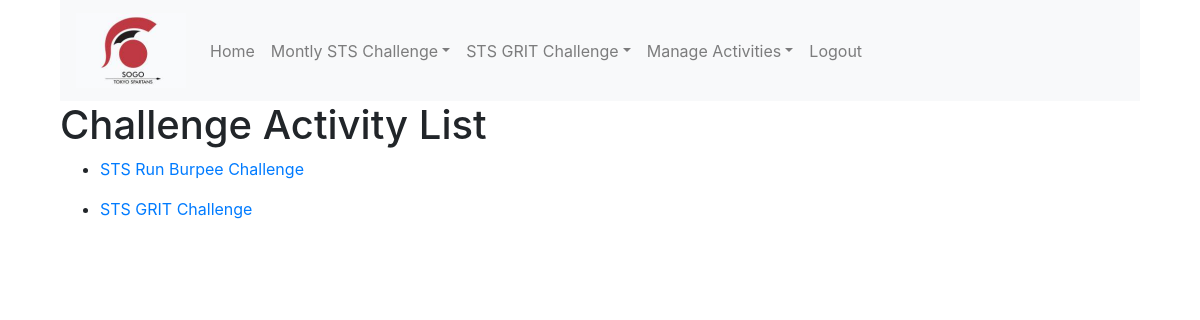
Page /sogo_app/activity_list/ (signed in) on the earlier database version.
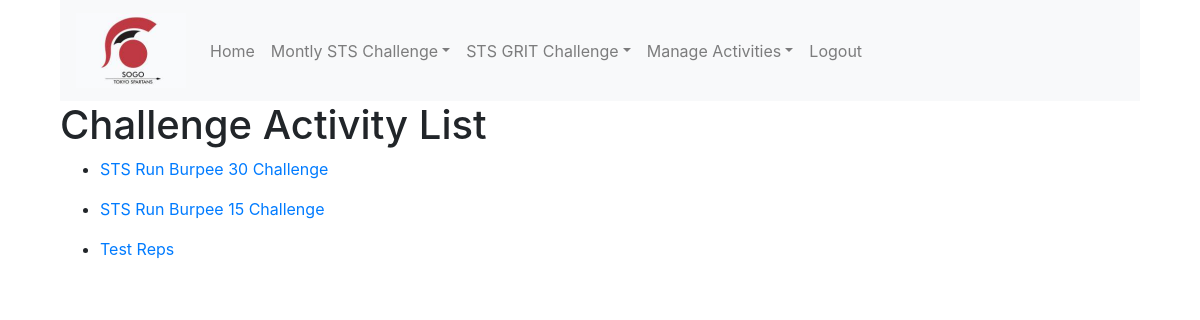
Same page on the later database version.
### sogo_app/models.py (models this page shows)
class Activities(models.Model):
    TARGET_TYPES = (('T', 'Time'),
                    ('R', 'Sets & Reps'))
    name = models.CharField(max_length=100, unique=True)
    target_type = models.CharField(max_length=1, choices=TARGET_TYPES)
    track = models.BooleanField()
    def __str__(self):
        return self.name

### sogo_app/views.py (the view)
class ActivityListView(LoginRequiredMixin, ListView):
    login_url = '/sogo_app/login'
    model = Activities

### sogo_app/templates/sogo_app/activities_list.html (shortened to what this page needs)
{%extends "base.html"%}
{%load staticfiles%}
{%load bootstrap%}
{%block body_block%}
<h1>Challenge Activity List</h1>
  {%for activity in object_list%}
  <ul>
    <li> <a href="/sogo_app/update_activity/{{activity.pk}}/">{{activity}}</a></li>
  </ul>
{%endfor%}
{%endblock%}

Differences in the rows shown:
removed Activities: name "STS GRIT Challenge"
changed Activities: name "STS Run Burpee Challenge" → "STS Run Burpee 30 Challenge"
added Activities: name "STS Run Burpee 15 Challenge"
added Activities: name "Test Reps"
